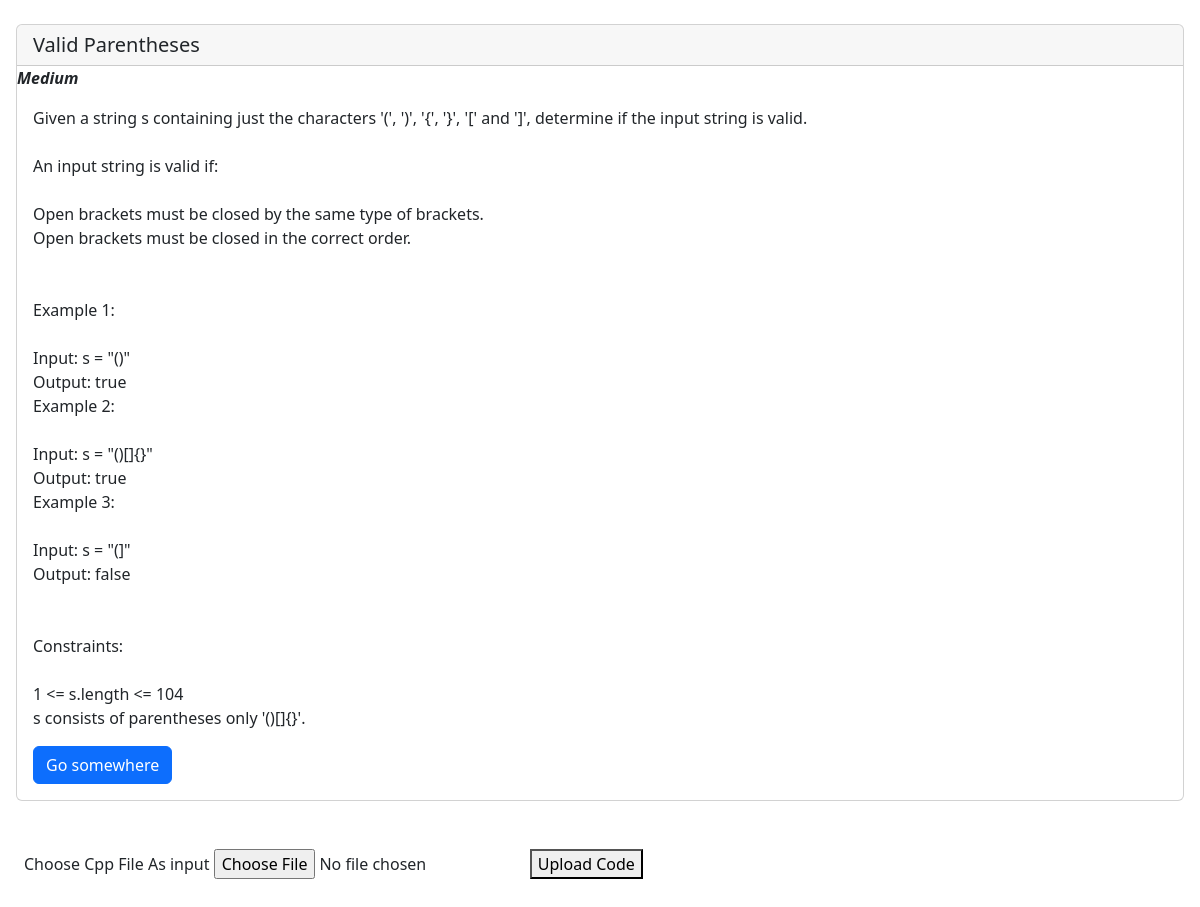
Screenshot of /problem/11 (signed in) with the database file from the repository.
### onlinejudge/models.py (models this page shows, shortened)
class Problem(models.Model):
    problem_name = models.CharField(max_length=40)
    problem_level = models.IntegerField()
    problem_desc = models.TextField()

### onlinejudge/views.py (the view)
# urls.py: path('problem/<int:question_id>',views.viewproblem,name='viewproblem'),
@login_required(login_url='/login')
def viewproblem(request, question_id):
    obj = Problem.objects.get(id=question_id)
    return render(request, 'viewproblem.html', {'question': obj})

### templates/viewproblem.html (shortened to what this page needs)
<!DOCTYPE html>
<html lang="en">
<head>
    <link href="https://cdn.jsdelivr.net/npm/bootstrap@5.2.0-beta1/dist/css/bootstrap.min.css" rel="stylesheet">
</head>
<body>
    <div class="card mx-3 my-4">
        <h5 class="card-header">{{ question.problem_name }}</h5>
        {% if question.problem_level == 1 %}
           <em><b>Medium</b></em>
        {% endif %}
        <div class="card-body">
          <p class="card-text font-weight-bold" style="white-space: pre-line">{{ question.problem_desc }}</p>
          <a href="#" class="btn btn-primary">Go somewhere</a>
        </div>
    </div>
    <form method="POST" enctype="multipart/form-data" action="{{question.id}}/submitproblem">
        <div class="form-group mx-4 my-5">
          <label for="usercode">Choose Cpp File As input</label>
          <input type="file" class="form-control-file" id="usercode" name="usercode" required>
          <button type="submit">Upload Code</button>
        </div>
    </form>
</body>
</html>

### rows the page displays
Problem: problem_name "Valid Parentheses", problem_desc "Given a string s containing just the characters '(', ')', '{', '}', '[' and ']', determine if the input string is valid. An input string is valid if: Open brackets must be closed by the same type of brackets. Open brackets must be closed in the correct order. Example 1: Input: s = \"()\" Output: true Example 2: Input: s = \"()[]{}\" Output: true Example 3: Input: s = \"(]\" Output: false Constraints: 1 <= s.length <= 104 s consists of parentheses only '()[]{}'."
